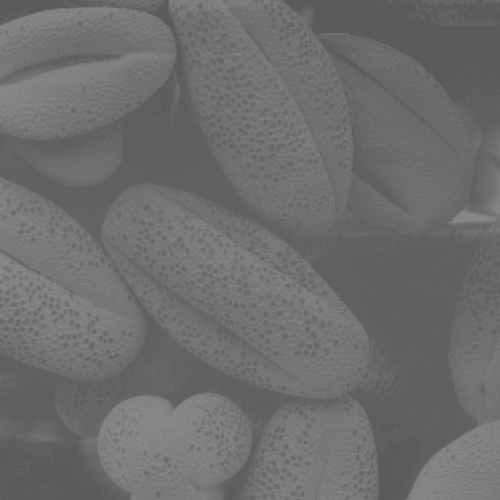
%> input picture Lab3-Intensity-transformation-main/Lab3-Intensity-transformation-main/assets/pollen.tif, 500 x 500 px
$ octave lab3_task3.m   (GNU Octave 9; MATLAB toolbox functions it lacks are replaced by stand-ins)
%> lines starting %> are read from the running program, lines starting %| are printed output that depends on the picture
clear all
close all
f = imread('../assets/pollen.tif');
%> f is the input picture: size 500x500 uint8; min 91, max 138, mean 109.1
g = imadjust(f, [0.3 0.55]);
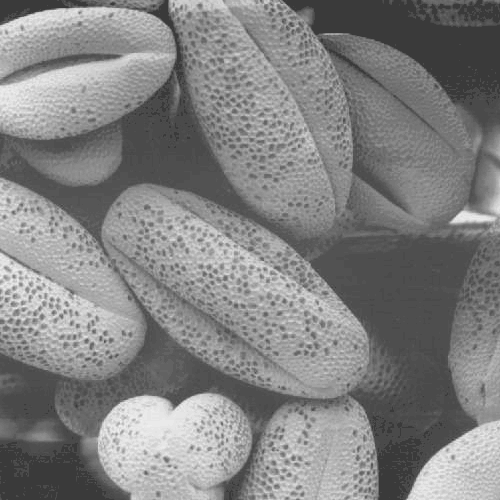
%> g: size 500x500 uint8; min 58, max 246, mean 130.3
montage({f, g})
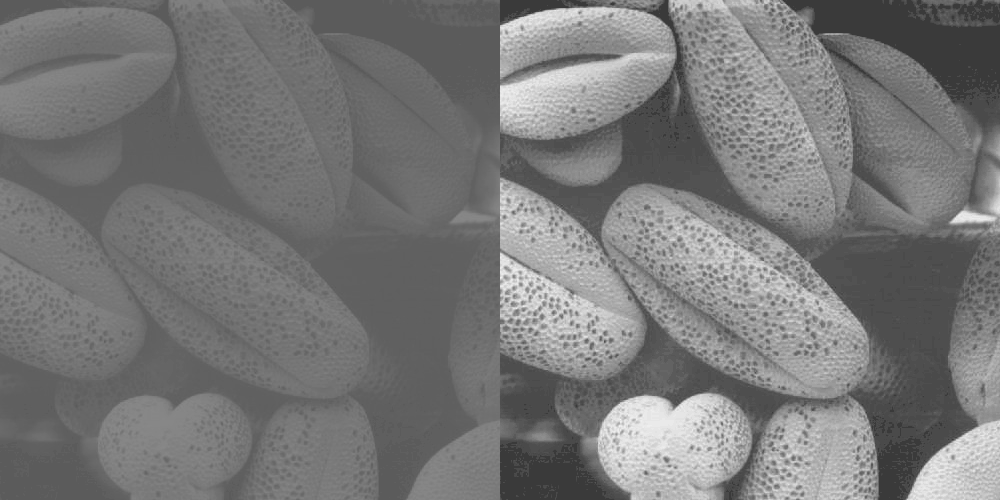
%> displayed picture: size 500x1000, on the screen's scale of 0 to 255; min 58, max 246, mean 119.7
title("original image (left) vs intensity stretched image (right)")
figure
imhist(g)  % calculate and plot the histogram
title("intensity level of the pollen image")
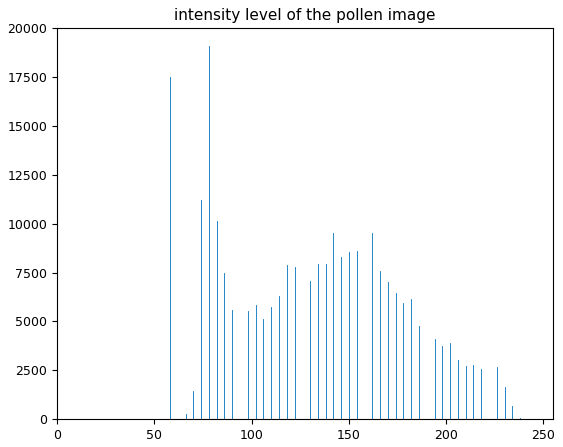
%> figure redrawn from the program's plot data; highest point at x = 78, y = 19078

g_pdf = imhist(g) ./ numel(g);
%> g_pdf = 256 values, max 0.0763 at index 79, min 0 at index 1, mean 0.00391
g_cdf = cumsum(g_pdf);
%> g_cdf = 256 values from 0 to 1
close all
imshow(g);
subplot(1,2,1)
plot(g_pdf)
title("PDF plot")
subplot(1,2,2)
plot(g_cdf)
title("CDF plot")
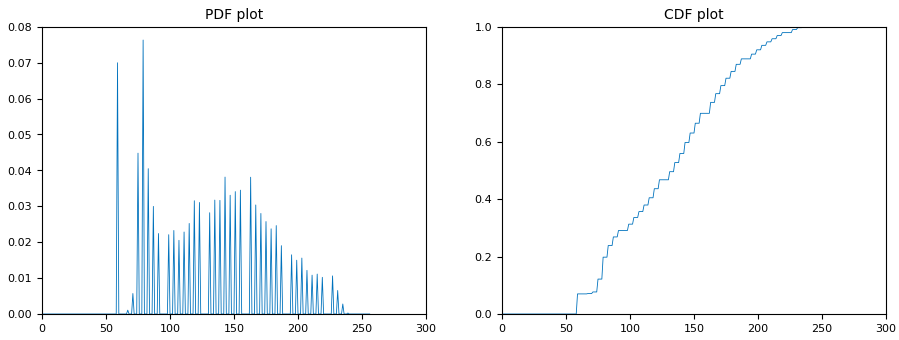
%> figure redrawn from the program's plot data, 2 panels; panel 1: curve peaks at x = 79, y = 0.0763; panel 2: curve peaks at x = 247, y = 1

x = linspace(0, 1, 256);
figure
plot(x, g_cdf)
axis([0 1 0 1])
set(gca, 'xtick', 0:0.2:1)
set(gca, 'ytick', 0:0.2:1)
xlabel('Input intensity values', 'FontSize', 9)
ylabel('Output intensity values', 'FontSize',9)
title('Transformation function', 'FontSize', 12)
%> figure, not shown here; curve peaks at x = 0.965, y = 1

h = histeq(g,256);
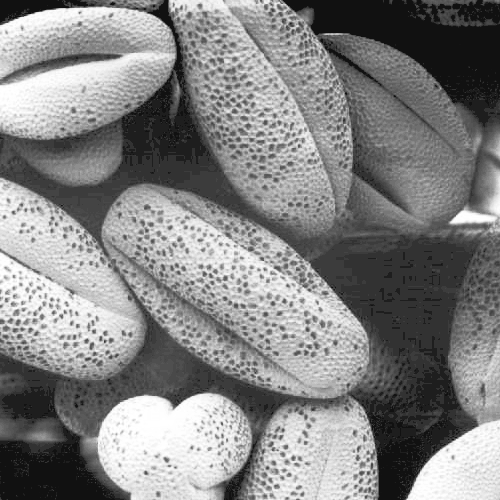
%> h: size 500x500 uint8; min 17, max 255, mean 131.5
close all
montage({f, g, h})
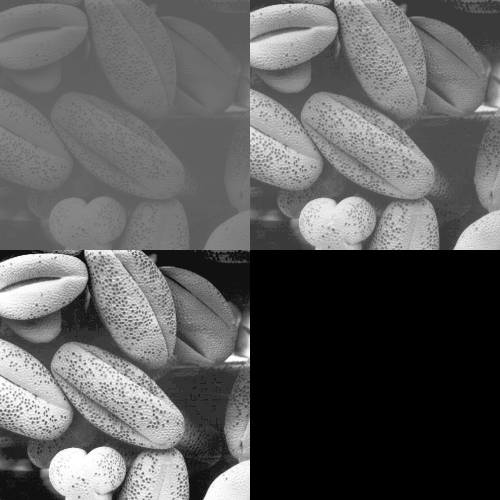
%> displayed picture: size 1000x1000, on the screen's scale of 0 to 255 (shown at 1/2 size); min 0, max 255, mean 92.7
title('Original image (top left), constrat stretched image (top right), histogram equalised image (bottom left)')
figure;
subplot(1,3,1); imhist(f);
title('Original image histogram')
subplot(1,3,2); imhist(g);
title('Constrat stretched image histogram')
subplot(1,3,3); imhist(h);
title('Image equalised histogram')
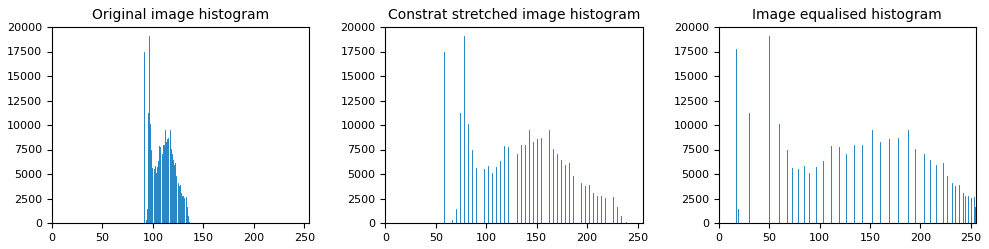
%> figure redrawn from the program's plot data, 3 panels; panel 1: highest point at x = 96, y = 19078; panel 2: highest point at x = 78, y = 19078; panel 3: highest point at x = 50, y = 19078
